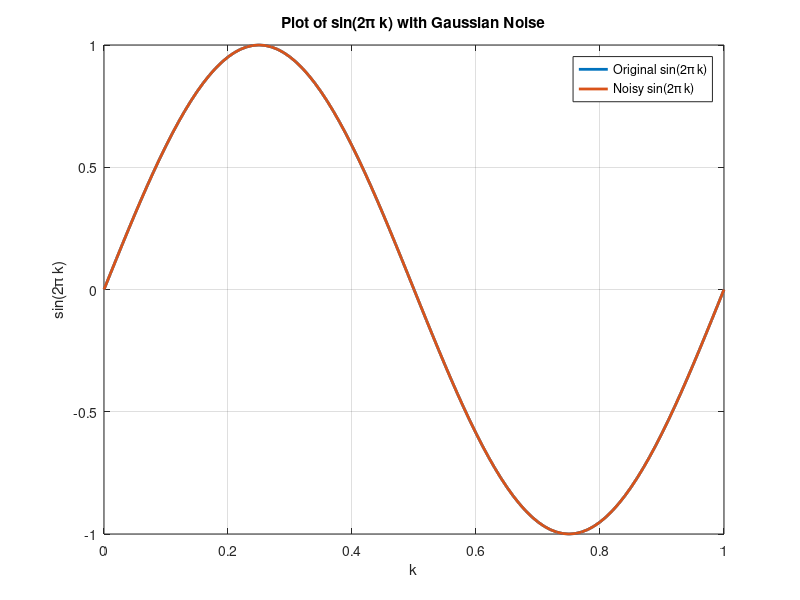

This figure's MATLAB source:
% Define the range for k
k = 0:0.01:1;

% Compute the sine values
y = sin(2 * pi * k);

% Set the noise variance (σ^2) and generate noise
sigma2 = 0; % Adjust this value as needed
noise = sqrt(sigma2) * randn(size(k)); % Gaussian noise with mean 0 and variance σ^2

% Add noise to the sine values
y_noisy = y + noise;

% Plot the original sine function and noisy signal
figure;
plot(k, y, 'LineWidth', 2, 'DisplayName', 'Original sin(2\pi k)');
hold on;
plot(k, y_noisy, 'LineWidth', 2, 'DisplayName', 'Noisy sin(2\pi k)');
hold off;

% Add title, labels, and legend
title('Plot of sin(2\pi k) with Gaussian Noise');
xlabel('k');
ylabel('sin(2\pi k)');
legend show;

% Grid for better visualization
grid on;
